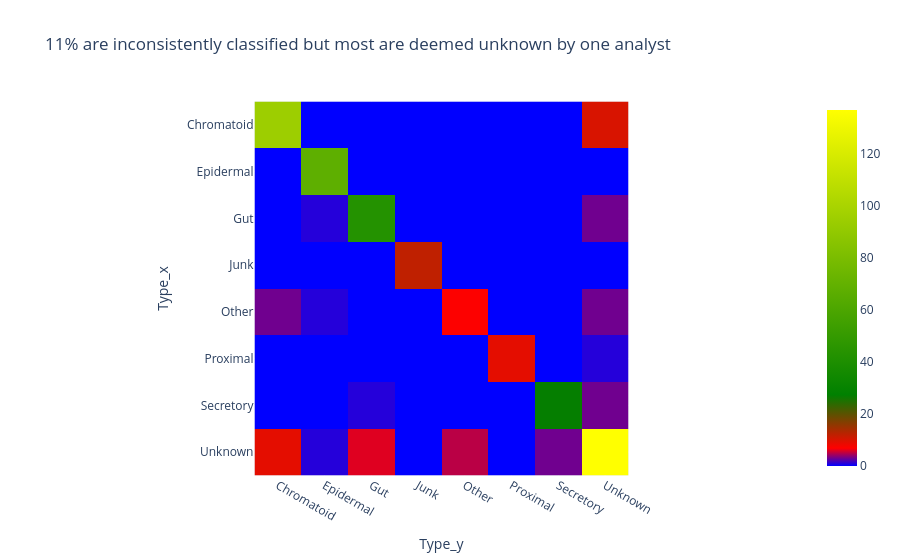

The notebook cell this image was saved under:
### Code cell
f = px.imshow(merged_pivot, color_continuous_scale=[(0, "blue"), (0.05, "red"), (0.2, 'green'), (1, "yellow")], 
          title='11% are inconsistently classified but most are deemed unknown by one analyst')
f.write_html('ConfusionMatrix_wUnknown.html')
f

### Figure 1 — Plotly figure (JSON) as saved in the notebook; plotly's stock layout.template omitted (floating-point values rounded to 4 significant figures)
{"data": [{"coloraxis": "coloraxis", "hovertemplate": "Type_y: %{x}<br>Type_x: %{y}<br>color: %{z}<extra></extra>", "name": "0", "type": "heatmap", "x": ["Chromatoid", "Epidermal", "Gut", "Junk", "Other", "Proximal", "Secretory", "Unknown"], "xaxis": "x", "y": ["Chromatoid", "Epidermal", "Gut", "Junk", "Other", "Proximal", "Secretory", "Unknown"], "yaxis": "y", "z": [[95, 0, 0, 0, 0, 0, 0, 10], [0, 68, 0, 0, 0, 0, 0, 0], [0, 1, 43, 0, 0, 0, 0, 3], [0, 0, 0, 12, 0, 0, 0, 0], [3, 1, 0, 0, 7, 0, 0, 3], [0, 0, 0, 0, 0, 9, 0, 1], [0, 0, 1, 0, 0, 0, 27, 3], [9, 1, 6, 0, 5, 0, 3, 137]]}], "layout": {"coloraxis": {"colorscale": [[0, "blue"], [0.05, "red"], [0.2, "green"], [1, "yellow"]]}, "title": {"text": "11% are inconsistently classified but most are deemed unknown by one analyst"}, "xaxis": {"anchor": "y", "constrain": "domain", "domain": [0, 1], "scaleanchor": "y", "title": {"text": "Type_y"}}, "yaxis": {"anchor": "x", "autorange": "reversed", "constrain": "domain", "domain": [0, 1], "title": {"text": "Type_x"}}}}
